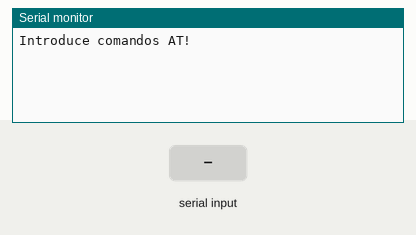
A sketch run on a simulated Arduino Uno, built with avr-gcc and run on an emulated ATmega328P. Parts: the last lines printed to the serial monitor. The inputs (shaded band) are chosen by the test bench.

Above: at 1.2 s.
1.3 s: "1" received over the second serial link
At 2.3 s:
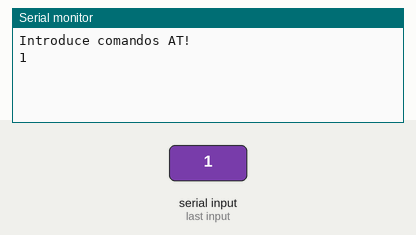
2.8 s: "0" received over the second serial link
At 3.6 s:
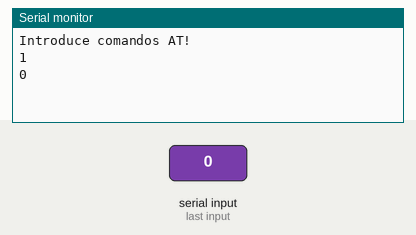

Measured:
- after the input at 1.3 s, the serial monitor: prints a new line after 0.06 s (image 1)
- after the input at 2.8 s, the serial monitor: prints a new line at once (image 2)

The sketch:

MammothBusters_Bluetooth_Arduino_Serial_v1.ino
```cpp
/*--------------------------------------------------------------------*/
/*--            Comunicacion Android-Arduino Bluetooth              --*/
/*--------------------------------------------------------------------*/

/*--------------------------------------------------------------------*/
/*--  Proyecto:   Proyecto Comunicacion Android-Arduino Bluetooth   --*/
/*--  Autor   :   MammothBusters                                    --*/
/*--  Email   :   mammothbusters@googlegroups.com                   --*/
/*--  Date    :   02/12/2013                                        --*/
/*--  Version :   1.0                                               --*/
/*--------------------------------------------------------------------*/


#include <SoftwareSerial.h>                                                                      // Incluimos la librería Serial

#define  pinRX  10                                                                               // Definimos el pin 10 que utilizaremos para recibir los datos
#define  pinTX   9                                                                               // Definimos el pin  9 que utilizaremos para enviar datos si fuera necesario

SoftwareSerial mySerial(pinRX, pinTX);                                                           // Creamos el objeto mySerial donde establecemos los pines de TX y RX

String datos = "";                                                                               // Variable donde guardaremos los valores recibidos por Bluetooth.
                                                                                                 // Los mensajes se separan con un \n en cada envio

void setup()
{
   Serial.begin(9600);                                                                           // Empezamos las comunicacion serial en ARDUINO a 9600 Baudios
   Serial.println("Introduce comandos AT!");                                                     // Mostramos este mensaje si quieremos introducir comandos AT para configurar el dispositivo Bluetooth (Cambiar nombre, PIN, etc)
   mySerial.begin(9600);                                                                         // Empezamos comunicacion serial entre ARDUINO y el MODULO BLUETOOTH a 9600 Baudios (Por defecto el modulo JY-MCU viene a 9600b)
}

void loop()
{
   if (mySerial.available())                                                                     // Miramos si existe algún dato en el buffer de entrada serial del Modulo Bluetooth
   {
     while(mySerial.available())                                                                 // Mientras existan datos por leer, seguimos leyendo
     {
       datos += (char)mySerial.read();                                                           // Convertimos los datos obtenido por Serial en caracteres y lo agregamos a la cadena String datos
     }
     Serial.println(datos);                                                                    // Ya no quedan más datos por leer en la linea Serial, por lo tanto lo imprimimos por pantalla
     datos = "";                                                                                 // Limpiamos la cadena datos para que no se acumulen los datos
   }


   if (Serial.available())                                                                       // Miramos si existe algún dato en el buffer de entrada serial Arduino para introducir los commandos AT
   {
       delay(80);                                                                                // Metemos un pequeño delay
       mySerial.write(Serial.read());                                                            // Escribimos en el Serial del Modulo Bluetooth lo que hemos leido en el Serial de Arduino (Escribir comandos AT)
   }

   delay(80);                                                                                    // Metemos un pequeño delay para no saturarlo
}
```
